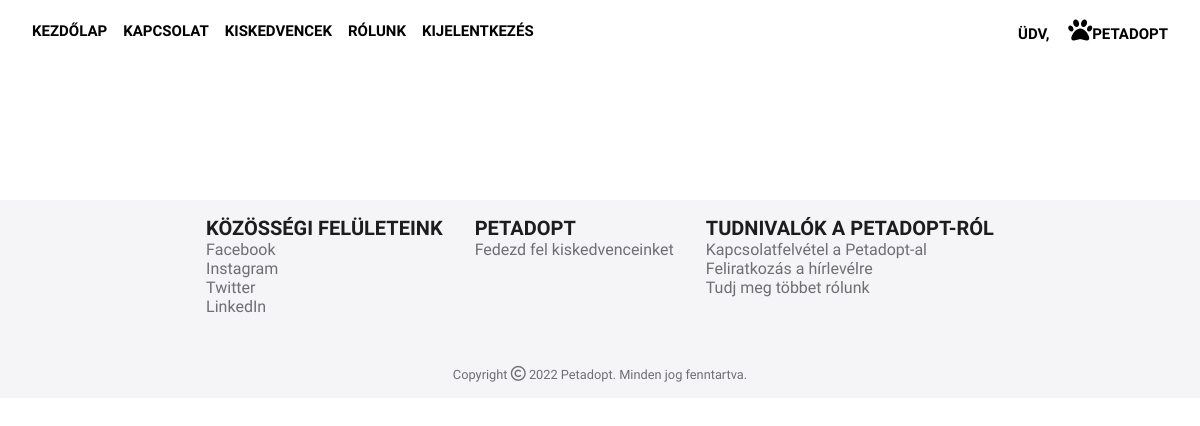
The page /pets.php?animalId=1&specieId=1 on the database as committed earlier.
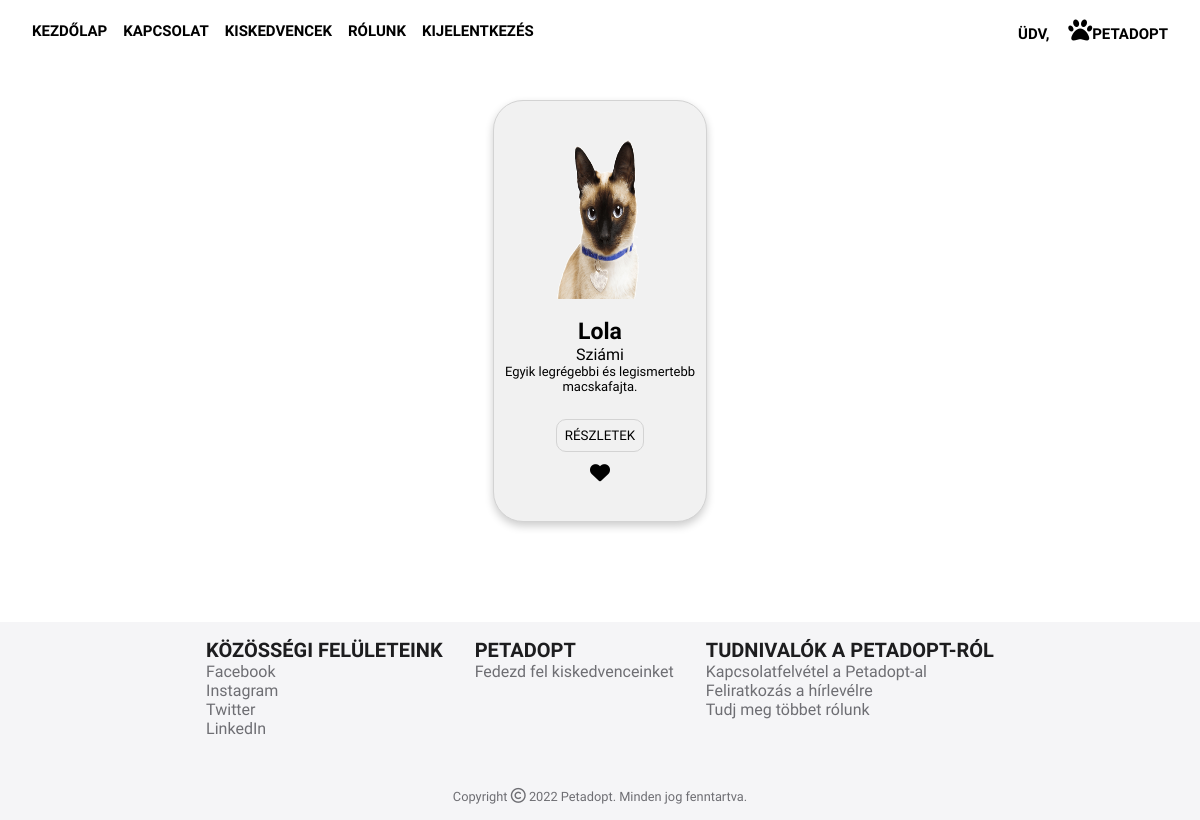
The same page on the database as committed later.
### tables this page shows
CREATE TABLE `pets` (
  `id` int(11) NOT NULL,
  `specieId` int(11) NOT NULL,
  `name` varchar(50) DEFAULT NULL,
  `description` varchar(255) DEFAULT NULL,
  `image` varchar(50) DEFAULT NULL,
  `gender` varchar(10) DEFAULT NULL,
  `age` int(11) NOT NULL
);

CREATE TABLE `species` (
  `id` int(11) NOT NULL,
  `name` varchar(50) DEFAULT NULL,
  `image` varchar(50) DEFAULT NULL,
  `animalId` int(11) NOT NULL
);

### pets.php (the view, shortened to what this page needs)
<?php
require_once('assets/php/header.php');
require_once('assets/php/nav.php');
require_once('config/db.php');
$specieId = $_GET["specieId"];
?>
<div class="card">
    <div class="card-container">
        <?php
		$sql = "SELECT pets.id, species.name as specie, pets.description, pets.image, pets.name, pets.gender, pets.age from pets, species where pets.specieId = ".$specieId." and species.id = pets.specieId";
		$result = $conn->query($sql);
		if($result->num_rows > 0) {
			while($row = $result->fetch_assoc()) {
				?>
        <div class="card-content">
            <img src="assets/img/<?= $row["image"] ?>" alt="animal" width="150px" height="150px" /><br>
            <span style="font-size: 23px"><b><?= $row["name"] ?></b></span>
            <span class="pet-specie"><?= $row["specie"] ?></span>
            <span class="pet-description"><?= $row["description"] ?></span>
            <button type="button" onclick="openModal(<?= $row['id'] ?>)" class="infoButton">Részletek</button>
            <button onclick="toggleHeart(event)"><i class="fas fa-heart" style="font-size: 20px"></i></button>
        </div>
        <?php
            }
        }
    ?>
    </div>
</div>
<?php
require_once('assets/php/footer.php');
?>
</body>
</html>

### assets/php/header.php (shortened to what this page needs)
<!DOCTYPE html>
<html lang="en">
<head>
    <link rel="stylesheet" href="assets/css/styles.css">
    <link rel="stylesheet" href="https://cdnjs.cloudflare.com/ajax/libs/font-awesome/4.7.0/css/font-awesome.min.css">
    <link rel="stylesheet" href="https://cdnjs.cloudflare.com/ajax/libs/font-awesome/4.7.0/css/font-awesome.min.css">
</head>
<body>

### assets/php/nav.php (shortened to what this page needs)
<nav>
    <ul>
    <li><a href="index.php">Kezdőlap</a></li>
        <li><a href="contact.php">Kapcsolat</a></li>
        <li><a href="animals.php">Kiskedvencek</a></li>
        <li><a href="about.php">Rólunk</a></li>
        <li><a href="register/logout.php">Kijelentkezés</a></li>
    </ul>
    <div>
        <span style="margin-right: 15px; font-family: 'Oswald', sans-serif; text-transform: uppercase; font-weight: bolder; font-size: 15px" >Üdv, <?= $_SESSION['username'] ?></span>
        <a href="index.php" class="logo"><i style='font-size:24px' class='fas'>&#xf1b0;</i>Petadopt</a>
    </div>
</nav>

### assets/php/footer.php (shortened to what this page needs)
<footer>
    <div class="upper-footer">
        <div class="left">
            <ul>
                <li class="title">Közösségi felületeink</li>
                <li><a href="https://facebook.com">Facebook</a></li>
                <li><a href="https://instagram.com">Instagram</a></li>
                <li><a href="https://twitter.com">Twitter</a></li>
                <li><a href="https://linkedin.com">LinkedIn</a></li>
            </ul>
            <ul>
                <li class="title">Petadopt</li>
                <li><a href="animals.php">Fedezd fel kiskedvenceinket</a></li>
            </ul>
            <ul>
                <li class="title">Tudnivalók a Petadopt-ról</li>
                <li><a href="contact.php">Kapcsolatfelvétel a Petadopt-al</a></li>
                <li><a href="news.php">Feliratkozás a hírlevélre</a></li>
                <li><a href="about.php">Tudj meg többet rólunk</a></li>
            </ul>
        </div>
    </div>
    <div class="copyright">
        <span>Copyright <i style="font-size:15px" class="fa">&#xf1f9;</i> 2022 Petadopt. Minden jog fenntartva.</span>
    </div>
</footer>

### assets/css/styles.css (style rules this page uses)
html { scroll-behavior: smooth; }
body { margin: 0; padding: 0; font-family: 'Oswald', sans-serif !important; box-sizing: border-box; height: 100vh; min-height: 100vh; background-size: cover; width: 100%; background-repeat: no-repeat; }
.card { display: flex; flex-direction: column; justify-content: center; align-items: center; text-align: center; }
.card-container { margin-top: 100px; margin-bottom: 100px; width: 80%; display: flex; flex-wrap: wrap; flex-direction: row; justify-content: center; align-items: center; gap: 1em; }
.card-content { display: flex; flex-direction: column; border-radius: 30px; border: 1px solid lightgray; width: 20%; height: 50vh; padding: 10px; background-color: #f1f1f1; box-shadow: 0 4px 8px 0 rgba(0, 0, 0, 0.2); align-items: center; justify-content: center; transition: 0.6s; }
.card-content img { width: 60%; height: 20vh; }
.pet-specie { font-size: 16px; }
.pet-description { font-size: 13px; }
.card-content .infoButton { color: black; border: 1px solid lightgray; background-color: #f1f1f1; margin-top: 25px; transition: background-color 0.5s ease-out 100ms; padding: 8px; margin-bottom: 10px; border-radius: 10px; font-family: 'Oswald', sans-serif; text-transform: uppercase; }
.card-content button { background-color: #f1f1f1; border: none; }

### assets/php/nav.php (style rules this page uses)
nav { position: fixed; top: 0; left: 0; right: 0; display: flex; justify-content: space-between; align-items: center; height: 60px; padding: 0 2em; z-index: 1; background: rgba(255, 255, 255, .5); }
nav ul, nav li { margin: 0; padding: 0; }
nav ul { display: flex; justify-content: center; align-items: center; list-style: none; gap: 1em; }
nav a { font-weight: bolder; font-size: 15px; color: black; text-decoration: none; text-transform: uppercase; transition: all 280ms ease-in-out; }

### assets/php/footer.php (style rules this page uses)
footer { color: #6e6e73; padding: 1em; background-color: #f5f5f7; }
footer ul, footer li { margin: 0; padding: 0; list-style: none; }
footer a { color: #6e6e73; text-decoration: none; }
.upper-footer { display: flex; justify-content: center; text-align: left; margin-bottom: 50px; }
.upper-footer .left { display: flex; align-items: flex-start; gap: 2em; }
.upper-footer li.title { color: #1d1d1f; font-size: 20px; font-weight: bold; text-transform: uppercase; }
.copyright { font-size: .8em; display: flex; justify-content: center; align-items: center; gap: 1em; }

Rows that differ between the two databases and show on the page:
now on this page (row edited): pets: image (picture), name "Lola", specieId.name "Sziámi", description "Egyik legrégebbi és legismertebb macskafajta."
